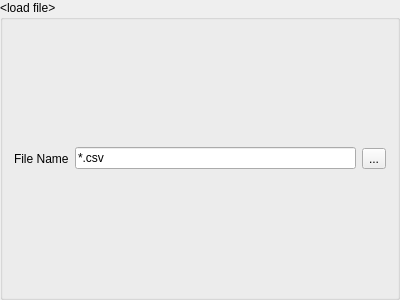
<?xml version="1.0" encoding="UTF-8"?>
<ui version="4.0">
 <class>get_data</class>
 <widget class="QGroupBox" name="get_data">
  <property name="geometry">
   <rect>
    <x>0</x>
    <y>0</y>
    <width>400</width>
    <height>300</height>
   </rect>
  </property>
  <property name="windowTitle">
   <string>GroupBox</string>
  </property>
  <property name="title">
   <string>&lt;load file&gt;</string>
  </property>
  <layout class="QHBoxLayout" name="horizontalLayout">
   <item>
    <widget class="QLabel" name="get_data_label">
     <property name="text">
      <string>File Name</string>
     </property>
    </widget>
   </item>
   <item>
    <widget class="QLineEdit" name="get_data_line_edit">
     <property name="text">
      <string extracomment="Make this change whenever a new file is selected">*.csv</string>
     </property>
     <property name="readOnly">
      <bool>true</bool>
     </property>
    </widget>
   </item>
   <item>
    <widget class="QToolButton" name="get_data_button">
     <property name="text">
      <string>...</string>
     </property>
    </widget>
   </item>
  </layout>
 </widget>
 <resources/>
 <connections/>
</ui>
